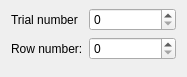
<?xml version="1.0" encoding="UTF-8"?>
<ui version="4.0">
 <class>TfSettingsViewWidget</class>
 <widget class="QWidget" name="TfSettingsViewWidget">
  <property name="geometry">
   <rect>
    <x>0</x>
    <y>0</y>
    <width>187</width>
    <height>77</height>
   </rect>
  </property>
  <property name="sizePolicy">
   <sizepolicy hsizetype="Preferred" vsizetype="Preferred">
    <horstretch>0</horstretch>
    <verstretch>0</verstretch>
   </sizepolicy>
  </property>
  <property name="mouseTracking">
   <bool>false</bool>
  </property>
  <property name="windowTitle">
   <string>Form</string>
  </property>
  <property name="windowOpacity">
   <double>0.950000000000000</double>
  </property>
  <property name="styleSheet">
   <string notr="true"/>
  </property>
  <layout class="QHBoxLayout" name="horizontalLayout">
   <property name="topMargin">
    <number>8</number>
   </property>
   <item>
    <layout class="QFormLayout" name="formLayout">
     <property name="topMargin">
      <number>0</number>
     </property>
     <item row="0" column="0">
      <widget class="QLabel" name="m_label_method">
       <property name="text">
        <string>Trial number</string>
       </property>
      </widget>
     </item>
     <item row="1" column="0">
      <widget class="QLabel" name="m_label_windowType">
       <property name="text">
        <string>Row number:</string>
       </property>
      </widget>
     </item>
     <item row="0" column="1">
      <widget class="QSpinBox" name="m_spinBox_trialNumber">
       <property name="maximum">
        <number>10000</number>
       </property>
      </widget>
     </item>
     <item row="1" column="1">
      <widget class="QSpinBox" name="m_spinBox_rowNumber">
       <property name="maximum">
        <number>10000</number>
       </property>
      </widget>
     </item>
    </layout>
   </item>
  </layout>
 </widget>
 <resources/>
 <connections/>
</ui>
